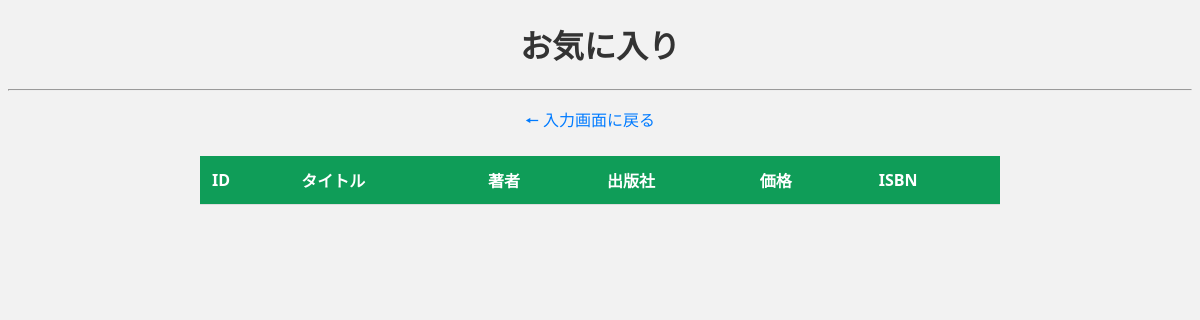
Page /cart on the earlier database version.
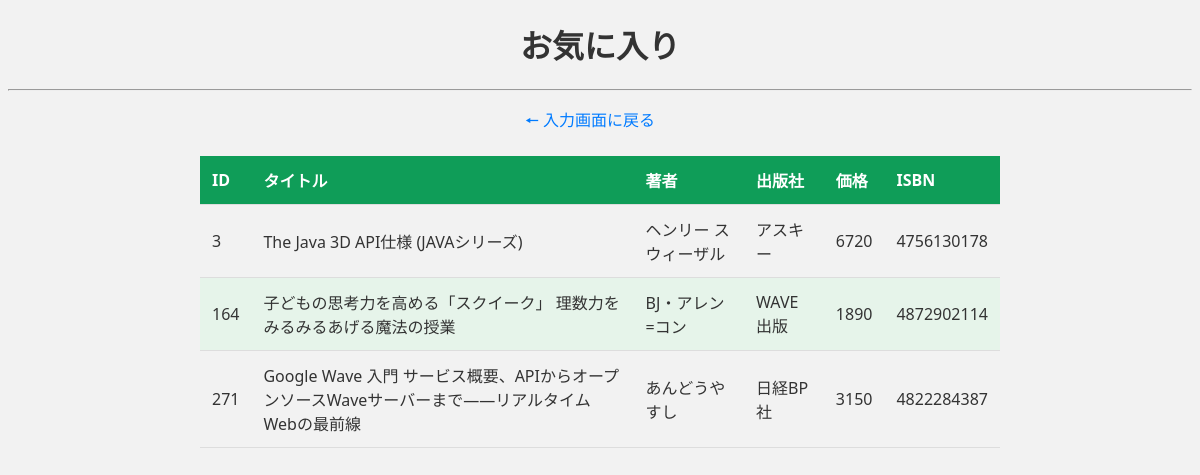
Same page on the later database version.
### models.py (models this page shows)
class Book(db.Model):
    __tablename__ = 'books'
    id = db.Column(db.Integer, primary_key=True)
    author = db.Column(db.String(256))
    title = db.Column(db.String(512))
    publisher = db.Column(db.String(256))
    price = db.Column(db.Integer)
    isbn = db.Column(db.String(10))
    list = db.Column(db.Boolean, default = False)

### views.py (the view)
@app.route('/cart')
def cart():
    results = []
    results = get_all_books()
    return render_template('cart.html', results = results)

### models.py (called while the page is built)
def get_all_books():
    try:
        all_books = Book.query.all()
    except Exception as e:
        print("Error occurred:", e)
        all_books = []
    return all_books

### templates/cart.html (shortened to what this page needs)
{% extends "base.html" %}
{% block title %}
    <h1>お気に入り</h1>
{% endblock %}
{% block content %}
<div>
    <p><a href="{{ url_for('input') }}" style="margin-right: 20px; text-decoration: none; color: #007BFF;">🠔 入力画面に戻る</a></p>
</div>
<div style="text-align: center; margin: 0 auto; max-width: 800px;">
    <table>
        <thead>
            <tr>
                <th>ID</th>
                <th>タイトル</th>
                <th>著者</th>
                <th>出版社</th>
                <th>価格</th>
                <th>ISBN</th>
            </tr>
        </thead>
        <tbody>
            {% for result in results %}
                {% if result.list %}
                    <tr>
                        <td>{{ result.id }}</td>
                        <td>{{ result.title }}</td>
                        <td>{{ result.author }}</td>
                        <td>{{ result.publisher }}</td>
                        <td>{{ result.price }}</td>
                        <td>{{ result.isbn }}</td>
                    </tr>
                {% endif %}
            {% endfor %}
        </tbody>
    </table>
</div>
{% endblock %}

### templates/base.html (shortened to what this page needs)
<!DOCTYPE html>
<html lang="ja">
<head>
    <link rel="stylesheet" type="text/css" href="{{ url_for('static', filename='style.css') }}">
</head>
<body>
    {% block title %} タイトル {% endblock %}
    <hr />
    {% block content %} 内容 {% endblock %}
</body>
</html>

### static/style.css (style rules this page uses)
body { font-family: 'Noto Sans', sans-serif; background-color: #f2f2f2; color: #333; }
a { color: #0f9d58; text-decoration: none; }
table { width: 100%; border-collapse: collapse; margin-top: 20px; }
th, td { padding: 12px; text-align: left; border-bottom: 1px solid #ddd; }
th { background-color: #0f9d58; color: #fff; }
tr:nth-child(even) { background-color: #e6f4ea; }

### templates/base.html (style rules this page uses)
body { text-align: center; }

Differences in the rows shown:
now on this page (row edited): Book: id "3", title "The Java 3D API仕様 (JAVAシリーズ)", author "ヘンリー スウィーザル", publisher "アスキー", price "6720", isbn "4756130178"
now on this page (row edited): Book: id "164", title "子どもの思考力を高める「スクイーク」 理数力をみるみるあげる魔法の授業", author "BJ・アレン=コン", publisher "WAVE出版", price "1890", isbn "4872902114"
now on this page (row edited): Book: id "271", title "Google Wave 入門 サービス概要、APIからオープンソースWaveサーバーまで――リアルタイムWebの最前線", author "あんどうやすし", publisher "日経BP社", price "3150", isbn "4822284387"
